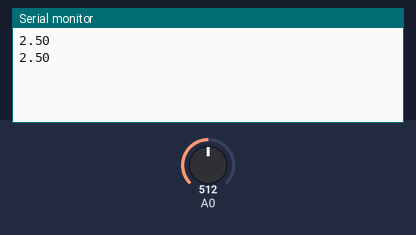
The sketch below on a simulated Arduino Uno, built with avr-gcc and run on an emulated ATmega328P. Parts: the last lines printed to the serial monitor. The inputs (shaded band) are chosen by the test bench; at power-on: A0 = 512.

Above: at 1.8 s.
1.9 s: A0 set to 716
At 2.8 s:
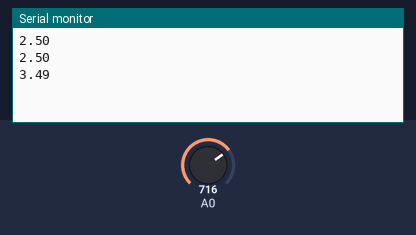
3.4 s: A0 set to 900
At 4.4 s:
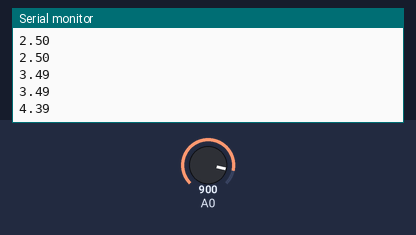
Timing chart, 0 to 6.4 s (numbered marks = the images above; inputs shaded):
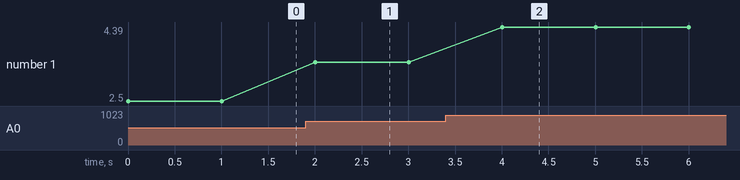

Measured:
- after the input at 1.9 s, the serial monitor: prints a new line after 0.10 s (image 1)
- after the input at 3.4 s, the serial monitor: prints a new line after 0.60 s (image 2)
- plotted number 1: 2.5 → 3.49 after the input at 1.9 s, 3.49 → 4.39 after the input at 3.4 s

The sketch:

battery.ino
```cpp
/*
 * 2016/08/06 Huiqun.Lin
 * 乾電池の電圧測定
 * 接続方法
 *    -  GND
 *    +  A0
 */


void setup(){
  Serial.begin(9600);
}
void loop() {
  //float vt = (float)analogRead(A0) / 1023.0 * 5.0; // 5V系Arduinoの場合
  float vt = (float)map(analogRead(A0),0, 1023,0,500)/100.0; // mapを使った場合
  Serial.println(vt);
  delay(1000);
}
```
